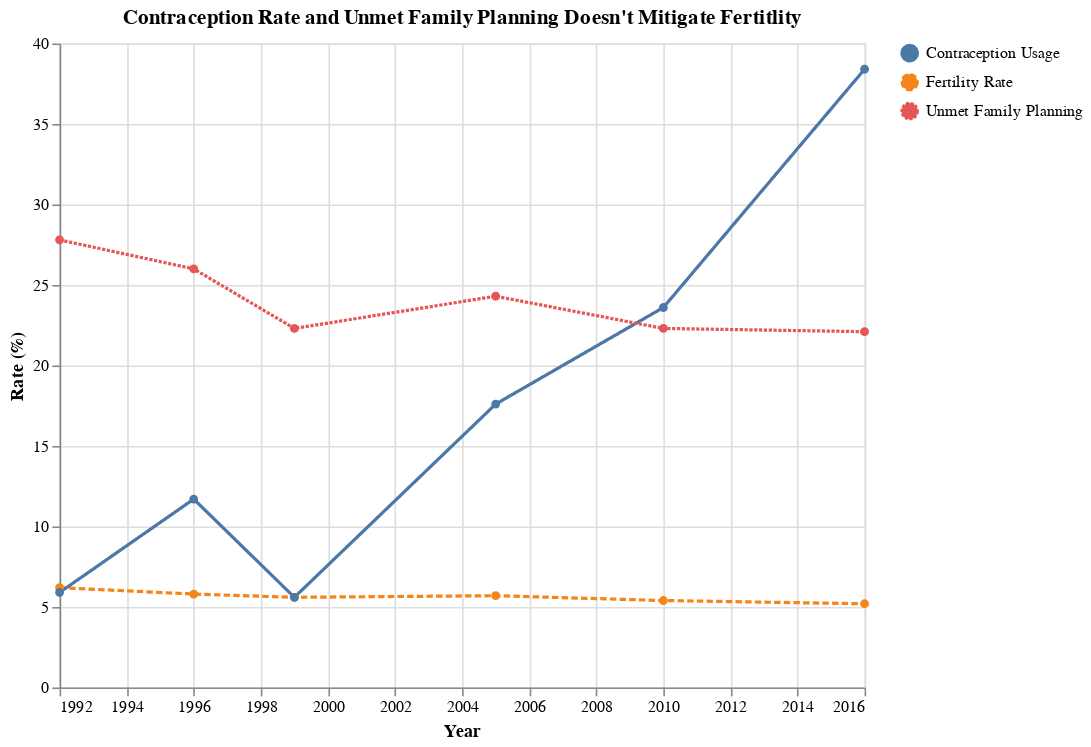

Notebook code for this chart:
### Code cell
tanzaniaData['year'] = pd.to_datetime(tanzaniaData['year'], format='%Y')

tanzaniaDataLong = tanzaniaData.melt('year', var_name='indicator', value_name='value')

readable_labels = {
    'fertilityRate': 'Fertility Rate',
    'contraceptionRate': 'Contraception Usage',
    'unmetNeedPercent': 'Unmet Family Planning'
}

tanzaniaDataLong['indicator'] = tanzaniaDataLong['indicator'].map(readable_labels)

chart = alt.Chart(tanzaniaDataLong).mark_line(point=True).encode(
    x=alt.X('year:T', axis=alt.Axis(title='Year', format="%Y")),
    y=alt.Y('value:Q', axis=alt.Axis(title='Rate (%)')),
    color=alt.Color('indicator:N', legend=alt.Legend(title="")),
    strokeDash=alt.StrokeDash('indicator:N', legend=None),
    tooltip=['year:T', 'value:Q']
).properties(
    title="Contraception Rate and Unmet Family Planning Doesn't Mitigate Fertitlity",
    width=500,
    height=400
)

chart

### Figure 1 — Vega-Lite specification as saved in the notebook (floating-point values rounded to 4 significant figures)
{"config": {"view": {"continuousWidth": 300, "continuousHeight": 300}}, "data": {"name": "data-559b7aa22d63711079aa9c3161ddd156"}, "mark": {"type": "line", "point": true}, "encoding": {"color": {"field": "indicator", "legend": {"title": ""}, "type": "nominal"}, "strokeDash": {"field": "indicator", "legend": null, "type": "nominal"}, "tooltip": [{"field": "year", "type": "temporal"}, {"field": "value", "type": "quantitative"}], "x": {"axis": {"format": "%Y", "title": "Year"}, "field": "year", "type": "temporal"}, "y": {"axis": {"title": "Rate (%)"}, "field": "value", "type": "quantitative"}}, "height": 400, "title": "Contraception Rate and Unmet Family Planning Doesn't Mitigate Fertitlity", "width": 500, "$schema": "https://vega.github.io/schema/vega-lite/v5.16.3.json", "datasets": {"data-559b7aa22d63711079aa9c3161ddd156": [{"year": "2016-01-01T00:00:00", "indicator": "Fertility Rate", "value": 5.2}, {"year": "2010-01-01T00:00:00", "indicator": "Fertility Rate", "value": 5.4}, {"year": "2005-01-01T00:00:00", "indicator": "Fertility Rate", "value": 5.7}, {"year": "1999-01-01T00:00:00", "indicator": "Fertility Rate", "value": 5.6}, {"year": "1996-01-01T00:00:00", "indicator": "Fertility Rate", "value": 5.8}, {"year": "1992-01-01T00:00:00", "indicator": "Fertility Rate", "value": 6.2}, {"year": "2016-01-01T00:00:00", "indicator": "Contraception Usage", "value": 38.4}, {"year": "2010-01-01T00:00:00", "indicator": "Contraception Usage", "value": 23.6}, {"year": "2005-01-01T00:00:00", "indicator": "Contraception Usage", "value": 17.6}, {"year": "1999-01-01T00:00:00", "indicator": "Contraception Usage", "value": 5.6}, {"year": "1996-01-01T00:00:00", "indicator": "Contraception Usage", "value": 11.7}, {"year": "1992-01-01T00:00:00", "indicator": "Contraception Usage", "value": 5.9}, {"year": "2016-01-01T00:00:00", "indicator": "Unmet Family Planning", "value": 22.1}, {"year": "2010-01-01T00:00:00", "indicator": "Unmet Family Planning", "value": 22.3}, {"year": "2005-01-01T00:00:00", "indicator": "Unmet Family Planning", "value": 24.3}, {"year": "1999-01-01T00:00:00", "indicator": "Unmet Family Planning", "value": 22.3}, {"year": "1996-01-01T00:00:00", "indicator": "Unmet Family Planning", "value": 26.0}, {"year": "1992-01-01T00:00:00", "indicator": "Unmet Family Planning", "value": 27.8}]}}
